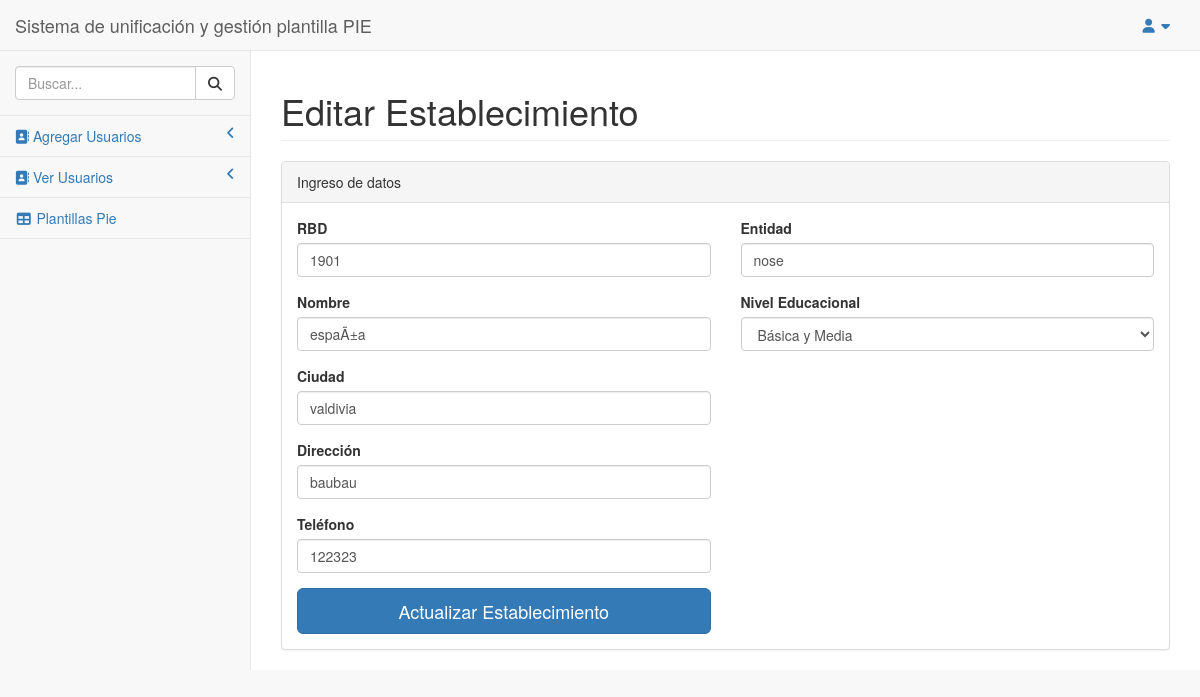
Screenshot of /pages/editar_establecimiento.php?id=17 with the database file from the repository.
### tables this page shows
CREATE TABLE `establecimientos` (
  `id` int(10) UNSIGNED NOT NULL,
  `nombre` varchar(128) NOT NULL,
  `direccion` varchar(128) NOT NULL,
  `ciudad` varchar(128) NOT NULL,
  `correo` varchar(128) DEFAULT NULL,
  `telefono` int(11) NOT NULL,
  `rbd` int(11) NOT NULL,
  `nivel_educacional` enum('BASICA','MEDIA','BASICA Y MEDIA') NOT NULL,
  `entidad` varchar(128) NOT NULL,
  `created_at` timestamp NULL DEFAULT NULL,
  `updated_at` timestamp NULL DEFAULT NULL
);

### pages/editar_establecimiento.php (the view, shortened to what this page needs)
<?php
include ("../configs/conexion_db.php");
include ('includes/interfaz.php');
if(isset($_GET['id'])){
    $id = mysqli_escape_string($enlace, $_GET['id']);
    $sql = "SELECT * FROM establecimientos WHERE id = '$id'";
    $resultado = mysqli_query($enlace, $sql);
    $dado = mysqli_fetch_array($resultado);
}
?>
<div id="page-wrapper" >
    <div class="row">
        <div class="col-lg-12">
            <h1 class="page-header">Editar Establecimiento</h1>
        </div>
    </div>
    <div class="row">
        <div class="col-lg-12">
            <div class="panel panel-default">
                <div class="panel-heading">
                    Ingreso de datos
                </div>
                <div class="panel-body">
                    <div class="row">
                        <form role="form" method="POST" action="../modulos/editar_establecimiento.php">
                            <div class="col-lg-6">
                                <div class="form-group">
                                    <label for="">RBD</label>
                                    <input name="rbd" type="text" class="form-control" value="<?php echo $dado['rbd'] ?>">
                                </div>
                                <div class="form-group">
                                    <label for="">Nombre</label>
                                    <input name="nombre" type="text" class="form-control" value="<?php echo $dado['nombre'] ?>">
                                </div>
                                <div class="form-group">
                                    <label for="">Ciudad</label>
                                    <input name="ciudad" type="text" class="form-control" value="<?php echo $dado['ciudad'] ?>">
                                </div>
                                <div class="form-group">
                                    <label for="">Dirección</label>
                                    <input name="direccion" type="text" class="form-control" value="<?php echo $dado['direccion'] ?>">
                                </div>
                                <div class="form-group">
                                    <label for="">Teléfono</label>
                                    <input name="telefono" type="text" class="form-control" value="<?php echo $dado['telefono'] ?>">
                                </div>
                            </div>
                            <div class="col-lg-6">
                                <div class="form-group">
                                    <label for="">Entidad</label>
                                    <input name="entidad" type="text" class="form-control" value="<?php echo $dado['entidad'] ?>">
                                </div>
                                <div class="form-group">
                                    <label>Nivel Educacional</label>
                                    <select id="select-nivel" class="form-control" name="nivel" >
                                        <option value="3">Básica y Media</option>
                                    </select>
                                </div>
                            </div>
                        </div>
                        <div class="row">
                            <div class="col-lg-6"><button class="btn btn-primary btn-lg btn-block " name="submit" type ="submit" >Actualizar Establecimiento</button></div>
                            <div class="col-lg-6"></div>
                        </div>
                </div>
            </div>
        </div>
    </div>
</div>
<?php include('includes/cierre-interfaz.php'); ?>

### rows the page displays
establecimientos: rbd "1901", nombre "espaÃ±a", ciudad "valdivia", direccion "baubau", telefono "122323", entidad "nose"
